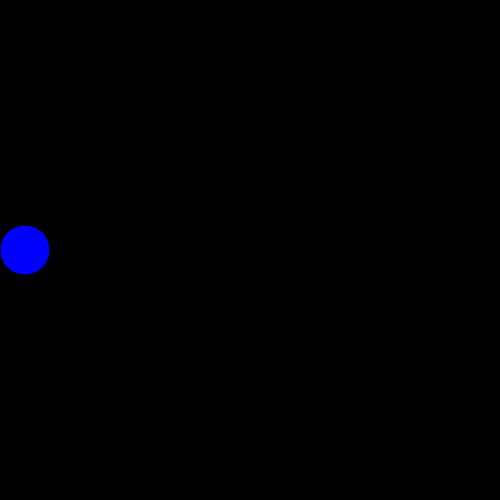
Frame 1 (no input)
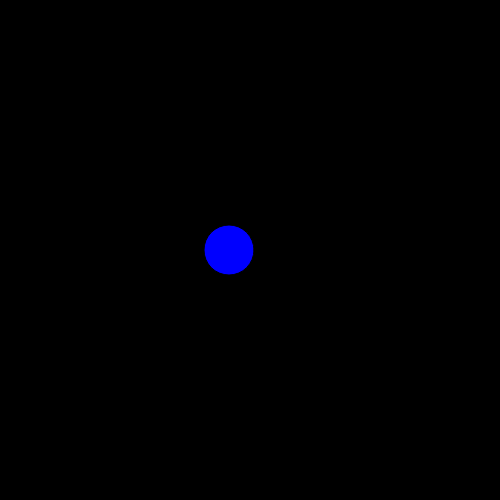
Frame 60 (no input)
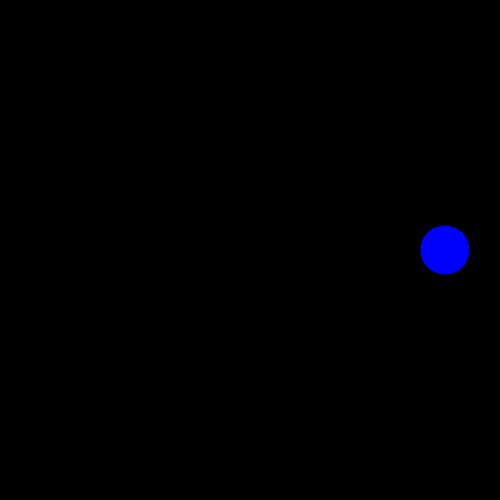
Frame 120 (the mouse pressed at the canvas centre since frame 60)

The p5.js sketch that drew these frames (run headless with seeded random() and noise() and a simulated clock; from frame 60 on, the mouse is pressed at the canvas centre):

// p5.js sketch
// ── sketch.js

let xPos = 25;
let direction = 4;
 
function setup() {
   createCanvas(500, 500);
   background(0);
}
 
function draw() {
   background(0);
 
   fill(0, 0, 255);
   ellipse(xPos, 250, 50, 50);
 
   xPos += 3 * direction;

    if (xPos > 475 || xPos < 25) {
      direction = direction * -1;
  }

 
}
